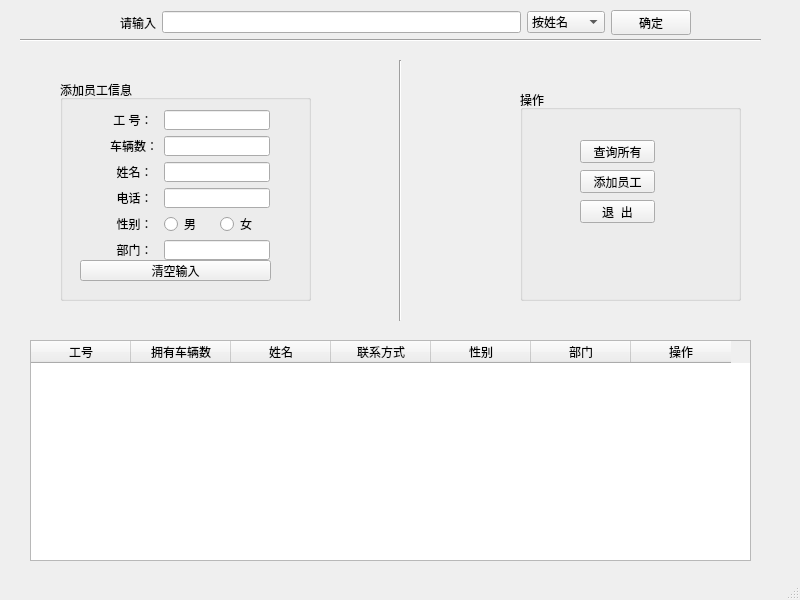
<?xml version="1.0" encoding="UTF-8"?>
<ui version="4.0">
 <class>MainWindow</class>
 <widget class="QMainWindow" name="MainWindow">
  <property name="geometry">
   <rect>
    <x>0</x>
    <y>0</y>
    <width>800</width>
    <height>600</height>
   </rect>
  </property>
  <property name="windowTitle">
   <string>MainWindow</string>
  </property>
  <widget class="QWidget" name="centralwidget">
   <widget class="QTableWidget" name="tableWidget">
    <property name="geometry">
     <rect>
      <x>30</x>
      <y>340</y>
      <width>721</width>
      <height>221</height>
     </rect>
    </property>
    <column>
     <property name="text">
      <string>工号</string>
     </property>
    </column>
    <column>
     <property name="text">
      <string>拥有车辆数</string>
     </property>
    </column>
    <column>
     <property name="text">
      <string>姓名</string>
     </property>
    </column>
    <column>
     <property name="text">
      <string>联系方式</string>
     </property>
    </column>
    <column>
     <property name="text">
      <string>性别</string>
     </property>
    </column>
    <column>
     <property name="text">
      <string>部门</string>
     </property>
    </column>
    <column>
     <property name="text">
      <string>操作</string>
     </property>
    </column>
   </widget>
   <widget class="QGroupBox" name="groupBox">
    <property name="geometry">
     <rect>
      <x>520</x>
      <y>90</y>
      <width>221</width>
      <height>211</height>
     </rect>
    </property>
    <property name="title">
     <string>操作</string>
    </property>
    <widget class="QPushButton" name="pushButton">
     <property name="geometry">
      <rect>
       <x>60</x>
       <y>50</y>
       <width>75</width>
       <height>23</height>
      </rect>
     </property>
     <property name="text">
      <string>查询所有</string>
     </property>
    </widget>
    <widget class="QPushButton" name="add_pushButton">
     <property name="geometry">
      <rect>
       <x>60</x>
       <y>80</y>
       <width>75</width>
       <height>23</height>
      </rect>
     </property>
     <property name="text">
      <string>添加员工</string>
     </property>
    </widget>
    <widget class="QPushButton" name="exit_pushButton">
     <property name="geometry">
      <rect>
       <x>60</x>
       <y>110</y>
       <width>75</width>
       <height>23</height>
      </rect>
     </property>
     <property name="text">
      <string>退  出</string>
     </property>
    </widget>
   </widget>
   <widget class="QGroupBox" name="groupBox_2">
    <property name="geometry">
     <rect>
      <x>60</x>
      <y>80</y>
      <width>251</width>
      <height>221</height>
     </rect>
    </property>
    <property name="title">
     <string>添加员工信息</string>
    </property>
    <widget class="QWidget" name="gridLayoutWidget">
     <property name="geometry">
      <rect>
       <x>50</x>
       <y>30</y>
       <width>160</width>
       <height>150</height>
      </rect>
     </property>
     <layout class="QGridLayout" name="gridLayout">
      <item row="5" column="1">
       <layout class="QHBoxLayout" name="horizontalLayout">
        <item>
         <widget class="QRadioButton" name="nan_radioButton">
          <property name="text">
           <string>男</string>
          </property>
         </widget>
        </item>
        <item>
         <widget class="QRadioButton" name="nv_radioButton">
          <property name="text">
           <string>女</string>
          </property>
         </widget>
        </item>
       </layout>
      </item>
      <item row="1" column="1">
       <widget class="QLineEdit" name="car_lineEdit"/>
      </item>
      <item row="5" column="0">
       <widget class="QLabel" name="label_4">
        <property name="text">
         <string>  性别：</string>
        </property>
       </widget>
      </item>
      <item row="4" column="1">
       <widget class="QLineEdit" name="phone_lineEdit"/>
      </item>
      <item row="3" column="1">
       <widget class="QLineEdit" name="name_lineEdit"/>
      </item>
      <item row="3" column="0">
       <widget class="QLabel" name="label_2">
        <property name="text">
         <string>  姓名：</string>
        </property>
       </widget>
      </item>
      <item row="6" column="0">
       <widget class="QLabel" name="label_5">
        <property name="text">
         <string>  部门：</string>
        </property>
       </widget>
      </item>
      <item row="6" column="1">
       <widget class="QLineEdit" name="depart_lineEdit"/>
      </item>
      <item row="4" column="0">
       <widget class="QLabel" name="label_3">
        <property name="text">
         <string>  电话：</string>
        </property>
       </widget>
      </item>
      <item row="1" column="0">
       <widget class="QLabel" name="label">
        <property name="text">
         <string>车辆数：</string>
        </property>
       </widget>
      </item>
      <item row="0" column="1">
       <widget class="QLineEdit" name="num_lineEdit"/>
      </item>
      <item row="0" column="0">
       <widget class="QLabel" name="label_7">
        <property name="text">
         <string> 工 号：</string>
        </property>
       </widget>
      </item>
     </layout>
    </widget>
    <widget class="QPushButton" name="pushButton_3">
     <property name="geometry">
      <rect>
       <x>20</x>
       <y>180</y>
       <width>191</width>
       <height>21</height>
      </rect>
     </property>
     <property name="text">
      <string>清空输入</string>
     </property>
    </widget>
   </widget>
   <widget class="Line" name="line">
    <property name="geometry">
     <rect>
      <x>20</x>
      <y>30</y>
      <width>741</width>
      <height>20</height>
     </rect>
    </property>
    <property name="orientation">
     <enum>Qt::Horizontal</enum>
    </property>
   </widget>
   <widget class="QWidget" name="horizontalLayoutWidget_2">
    <property name="geometry">
     <rect>
      <x>120</x>
      <y>10</y>
      <width>571</width>
      <height>25</height>
     </rect>
    </property>
    <layout class="QHBoxLayout" name="horizontalLayout_2">
     <item>
      <widget class="QLabel" name="label_6">
       <property name="text">
        <string>请输入</string>
       </property>
      </widget>
     </item>
     <item>
      <widget class="QLineEdit" name="lineEdit_5"/>
     </item>
     <item>
      <widget class="QComboBox" name="comboBox">
       <item>
        <property name="text">
         <string>按姓名</string>
        </property>
       </item>
       <item>
        <property name="text">
         <string>按部门</string>
        </property>
       </item>
       <item>
        <property name="text">
         <string>按车牌号</string>
        </property>
       </item>
      </widget>
     </item>
     <item>
      <widget class="QPushButton" name="pushButton_2">
       <property name="text">
        <string>确定</string>
       </property>
      </widget>
     </item>
    </layout>
   </widget>
   <widget class="Line" name="line_2">
    <property name="geometry">
     <rect>
      <x>390</x>
      <y>60</y>
      <width>20</width>
      <height>261</height>
     </rect>
    </property>
    <property name="orientation">
     <enum>Qt::Vertical</enum>
    </property>
   </widget>
  </widget>
  <widget class="QMenuBar" name="menubar">
   <property name="geometry">
    <rect>
     <x>0</x>
     <y>0</y>
     <width>800</width>
     <height>23</height>
    </rect>
   </property>
  </widget>
  <widget class="QStatusBar" name="statusbar"/>
 </widget>
 <resources/>
 <connections/>
</ui>
